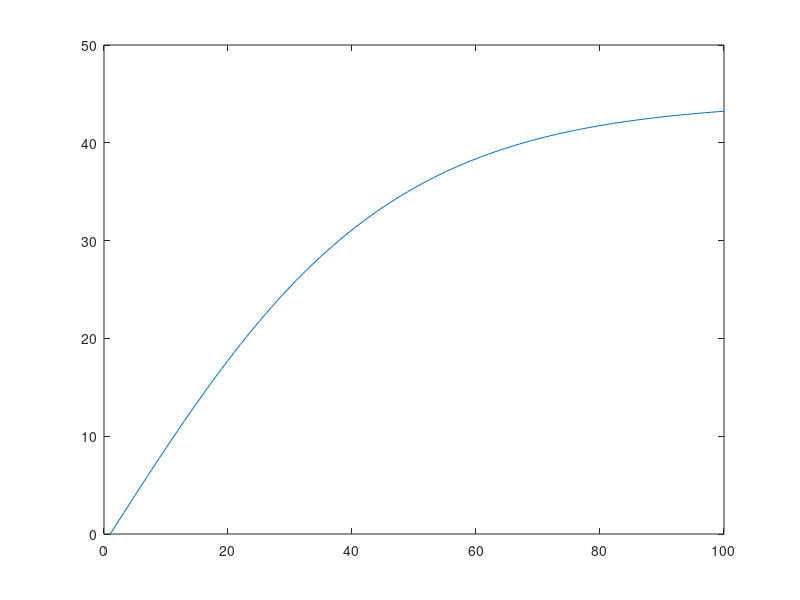

Here is the MATLAB script that generated this plot:
%Bungee script
m = 60;
g = 9.8;
cd = .3;
%t = input('Input time of bungee: ');
t = linspace(0,10);
vt = sqrt(g*m/cd)*tanh(sqrt((g*cd)/m)*t);
plot(vt);
disp(vt);


